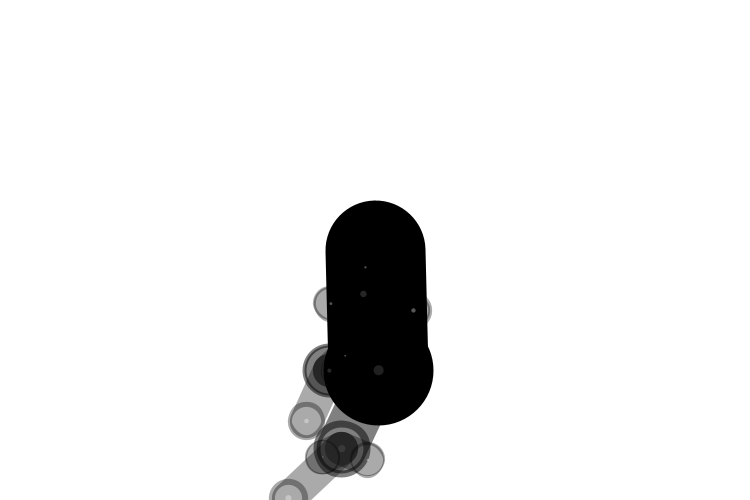
Frame 1 (no input)
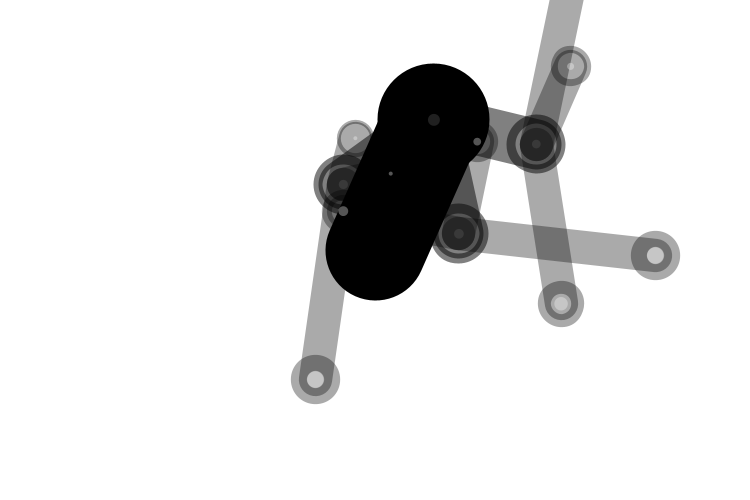
Frame 60 (the mouse pressed at the canvas centre just before this capture)
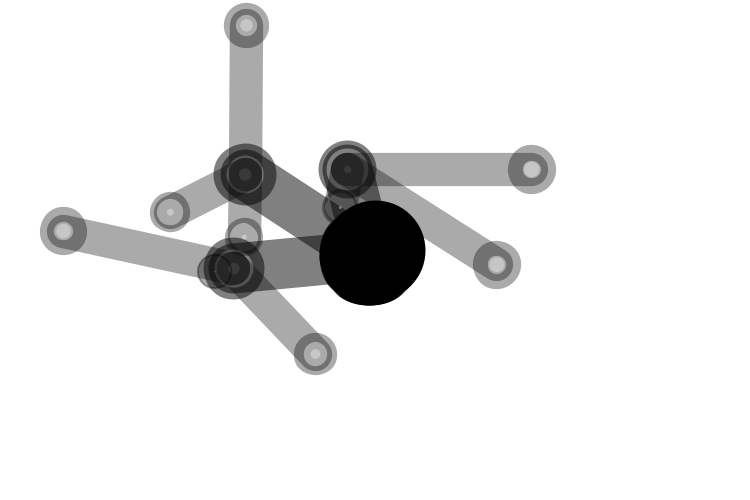
Frame 120 (the mouse held since frame 60 and released just before this capture)

The Processing sketch that drew these frames (run headless with seeded random() and noise(); from frame 60 on, the mouse is pressed at the canvas centre):

// Processing sketch: ch8_9
// ── ch8_9.pde
int _numChildren = 3;
int _maxLevels = 3;

Branch _trunk;

void setup() {
  size(750, 500);
  background(255);
  noFill();
  smooth();
  newTree();
}

void draw() {
  background(255);
  _trunk.updateMe(width /2, height / 2);
  _trunk.drawMe();
}

void newTree() {
  _trunk = new Branch(1, 0, width /2, height / 2);
  _trunk.drawMe();
}

class Branch {
  float level, index;
  float x, y;
  float endx, endy;
  float strokeW, alph;
  float len, lenChange;
  float rot, rotChange;
  Branch[] children = new Branch[0];

  Branch(float lev, float ind, float  ex, float why) {
    level = lev;
    index = ind;
    strokeW = (1 / level) * 100;
    alph = 255 / level;
    len = (1 / level) * random(200);
    rot = random(360);
    lenChange = random(10) - 5;
    rotChange = random(10) - 5;

    updateMe(ex, why);

    if (level < _maxLevels) {
      children = new Branch[_numChildren];
      for (int i = 0; i < _numChildren; i ++ ) {
        children[i] = new Branch(level + 1, i, endx, endy);
      }
    }
  }

  void updateMe(float ex, float why) {
    x = ex;
    y = why;

    rot += rotChange;
    if ( rot > 360) {
      rot = 0;
    } else if (rot < 0) {
      rot = 360;
    }

    len -= lenChange;
    if ((len < 0) || (len > 200)) {
      lenChange *= -1;
    }

    float radian =radians(rot);
    endx = x + (len * cos(radian));
    endy = y + (len * sin(radian));

    for (int i = 0; i < children.length; i ++ ) {
      children[i].updateMe(endx, endy);
    }
  }

  void drawMe() {
    strokeWeight(strokeW);
    stroke(0, alph);
    fill(255, alph);
    line(x, y, endx, endy);
    circle(endx, endy, len / 12);

    for (int i = 0; i < children.length; i ++ ) {
      children[i].drawMe();
    }
  }
}
